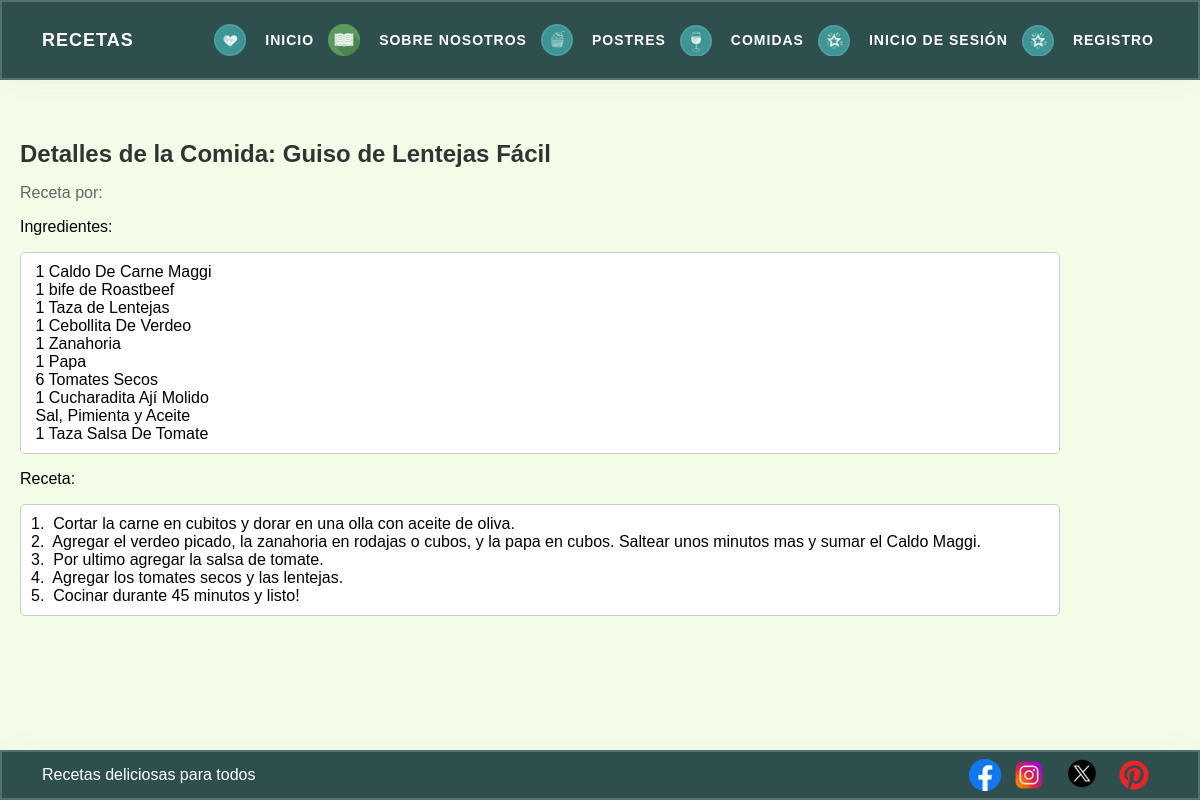
The page /MainApp/comidadetalles/17 on the database its author committed.
### MainApp/models.py (models this page shows, shortened)
class Comidas(models.Model):
    titulo = models.CharField(max_length=100)
    receta = models.TextField()
    ingredientes = models.TextField(default=None)
    autor = models.ForeignKey(User, on_delete=models.CASCADE)

### MainApp/views.py (the view)
# urls.py: path('comidadetalles/<pk>', ComidasDetail.as_view(), name='comidadetalles'),
class ComidasDetail(DetailView):
    model = Comidas
    template_name = 'comidadetalles.html'
    context_object_name = 'comida'

### MainApp/templates/comidadetalles.html
{% extends "main.html" %}
{% block contenidoQueCambia %}
<section>
<div class="detalle-comida">
    <h1 class="titulo-comida">Detalles de la Comida: {{ comida.titulo }}</h1>
    <p class="autor-comida">Receta por: {{ comida.autor.nombre }}</p>
    <p class="ingredientes-comida">Ingredientes:</p>
    <pre class="container">{{ comida.ingredientes }}</pre>
    <p class="receta-comida">Receta:</p>
    <pre class="container">{{ comida.receta }}</pre>
</div>
</section>
{% endblock contenidoQueCambia %}

### MainApp/static/css/base.css (style rules this page uses)
* { font-family: "Raleway", sans-serif; }
body { padding-bottom: 100px; }

### MainApp/static/css/banneer.css (style rules this page uses)
* { color: inherit; text-decoration: none; box-sizing: border-box; }

### MainApp/static/css/comidas.css (style rules this page uses)
section { width: 100%; height: auto; margin-top: 100px; }

### MainApp/static/css/iniciosesion.css (style rules this page uses)
body { height: 100%; background: hsl(86, 85%, 95%); display: flex; justify-content: center; align-items: center; margin: 0; }

### MainApp/static/css/detalles.css (style rules this page uses)
.detalle-comida { width: 90%; height: auto; padding: 20px; }
.titulo-comida { font-size: 24px; color: #333; margin-bottom: 10px; }
.autor-comida { color: #666; margin-bottom: 15px; }
.container { white-space: pre-wrap; word-wrap: break-word; overflow: auto; max-height: 300px; padding: 10px; border: 1px solid #ccc; background-color: #fff; border-radius: 5px; }

### rows shown on the page
Comidas: titulo "Guiso de Lentejas Fácil", ingredientes "1 Caldo De Carne Maggi 1 bife de Roastbeef 1 Taza de Lentejas 1 Cebollita De Verdeo 1 Zanahoria 1 Papa 6 Tomates Secos 1 Cucharadita Ají Molido Sal, Pimienta y Aceite 1 Taza Salsa De Tomate", receta "1. Cortar la carne en cubitos y dorar en una olla con aceite de oliva. 2. Agregar el verdeo picado, la zanahoria en rodajas o cubos, y la papa en cubos. Saltear unos minutos mas y sumar el Caldo Maggi. 3. Por ultimo agregar la salsa de tomate. 4. Agregar los tomates secos y las lentejas. 5. Cocinar durante 45 minutos y listo!"
